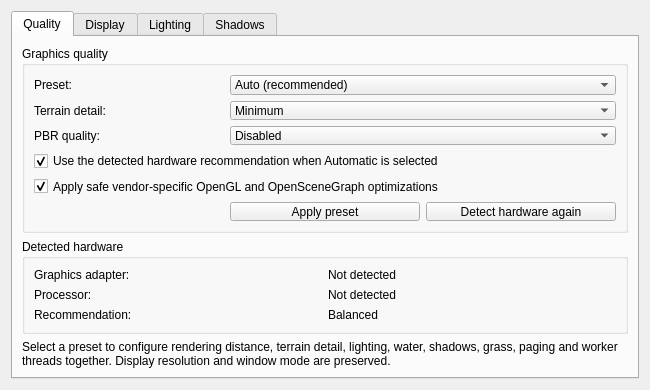
<?xml version="1.0" encoding="UTF-8"?>
<ui version="4.0">
 <class>GraphicsPage</class>
 <widget class="QWidget" name="GraphicsPage">
  <property name="geometry">
   <rect>
    <x>0</x>
    <y>0</y>
    <width>650</width>
    <height>340</height>
   </rect>
  </property>
  <layout class="QVBoxLayout" name="verticalLayout">
   <item alignment="Qt::AlignTop">
    <widget class="QTabWidget" name="DisplayTabWidget">
     <property name="currentIndex">
      <number>0</number>
     </property>
     <widget class="QWidget" name="QualityWrapper">
      <attribute name="title">
       <string>Quality</string>
      </attribute>
      <layout class="QVBoxLayout" name="qualityPageLayout">
       <item>
        <widget class="QGroupBox" name="qualityPresetGroupBox">
         <property name="title">
          <string>Graphics quality</string>
         </property>
         <layout class="QGridLayout" name="qualityPresetLayout">
          <item row="0" column="0">
           <widget class="QLabel" name="qualityPresetLabel">
            <property name="text">
             <string>Preset:</string>
            </property>
           </widget>
          </item>
          <item row="0" column="1" colspan="2">
           <widget class="QComboBox" name="qualityPresetComboBox">
            <item><property name="text"><string>Auto (recommended)</string></property></item>
            <item><property name="text"><string>Minimum</string></property></item>
            <item><property name="text"><string>Low</string></property></item>
            <item><property name="text"><string>Balanced</string></property></item>
            <item><property name="text"><string>Medium</string></property></item>
            <item><property name="text"><string>High</string></property></item>
            <item><property name="text"><string>Ultra</string></property></item>
           </widget>
          </item>
          <item row="1" column="0">
           <widget class="QLabel" name="terrainDetailLabel">
            <property name="text"><string>Terrain detail:</string></property>
           </widget>
          </item>
          <item row="1" column="1" colspan="2">
           <widget class="QComboBox" name="terrainDetailComboBox">
            <property name="toolTip"><string>Maximum PBR is available only with High or Ultra terrain detail.</string></property>
            <item><property name="text"><string>Minimum</string></property></item>
            <item><property name="text"><string>Low</string></property></item>
            <item><property name="text"><string>Balanced</string></property></item>
            <item><property name="text"><string>Medium</string></property></item>
            <item><property name="text"><string>High</string></property></item>
            <item><property name="text"><string>Ultra</string></property></item>
           </widget>
          </item>
          <item row="2" column="0">
           <widget class="QLabel" name="pbrQualityLabel">
            <property name="text"><string>PBR quality:</string></property>
           </widget>
          </item>
          <item row="2" column="1" colspan="2">
           <widget class="QComboBox" name="pbrQualityComboBox">
            <property name="toolTip"><string>Maximum PBR automatically selects High terrain detail. Lower terrain settings automatically use Quality PBR.</string></property>
            <item><property name="text"><string>Disabled</string></property></item>
            <item><property name="text"><string>Simple</string></property></item>
            <item><property name="text"><string>Balanced</string></property></item>
            <item><property name="text"><string>Quality</string></property></item>
            <item><property name="text"><string>Maximum</string></property></item>
           </widget>
          </item>
          <item row="3" column="0" colspan="3">
           <widget class="QCheckBox" name="autoSelectQualityCheckBox">
            <property name="text">
             <string>Use the detected hardware recommendation when Automatic is selected</string>
            </property>
            <property name="checked"><bool>true</bool></property>
           </widget>
          </item>
          <item row="4" column="0" colspan="3">
           <widget class="QCheckBox" name="vendorOptimizationsCheckBox">
            <property name="text">
             <string>Apply safe vendor-specific OpenGL and OpenSceneGraph optimizations</string>
            </property>
            <property name="checked"><bool>true</bool></property>
           </widget>
          </item>
          <item row="5" column="1">
           <widget class="QPushButton" name="applyQualityButton">
            <property name="text"><string>Apply preset</string></property>
           </widget>
          </item>
          <item row="5" column="2">
           <widget class="QPushButton" name="detectHardwareButton">
            <property name="text"><string>Detect hardware again</string></property>
           </widget>
          </item>
         </layout>
        </widget>
       </item>
       <item>
        <widget class="QGroupBox" name="detectedHardwareGroupBox">
         <property name="title"><string>Detected hardware</string></property>
         <layout class="QGridLayout" name="detectedHardwareLayout">
          <item row="0" column="0"><widget class="QLabel" name="qualityGpuTitleLabel"><property name="text"><string>Graphics adapter:</string></property></widget></item>
          <item row="0" column="1"><widget class="QLabel" name="qualityGpuLabel"><property name="text"><string>Not detected</string></property><property name="textInteractionFlags"><set>Qt::TextSelectableByMouse</set></property></widget></item>
          <item row="1" column="0"><widget class="QLabel" name="qualityCpuTitleLabel"><property name="text"><string>Processor:</string></property></widget></item>
          <item row="1" column="1"><widget class="QLabel" name="qualityCpuLabel"><property name="text"><string>Not detected</string></property></widget></item>
          <item row="2" column="0"><widget class="QLabel" name="qualityRecommendationTitleLabel"><property name="text"><string>Recommendation:</string></property></widget></item>
          <item row="2" column="1"><widget class="QLabel" name="qualityRecommendationLabel"><property name="text"><string>Balanced</string></property></widget></item>
         </layout>
        </widget>
       </item>
       <item>
        <widget class="QLabel" name="qualityDescriptionLabel">
         <property name="wordWrap"><bool>true</bool></property>
         <property name="text"><string>Select a preset to configure rendering distance, terrain detail, lighting, water, shadows, grass, paging and worker threads together. Display resolution and window mode are preserved.</string></property>
        </widget>
       </item>
       <item>
        <spacer name="qualityVerticalSpacer">
         <property name="orientation"><enum>Qt::Vertical</enum></property>
         <property name="sizeHint" stdset="0"><size><width>20</width><height>20</height></size></property>
        </spacer>
       </item>
      </layout>
     </widget>
     <widget class="QWidget" name="DisplayWrapper">
      <attribute name="title">
       <string>Display</string>
      </attribute>
      <layout class="QHBoxLayout" name="horizontalLayout_2">
       <item>
        <widget class="QWidget" name="DisplayWidget">
         <layout class="QGridLayout" name="gridLayout_4" columnstretch="1,0">
          <item row="3" column="0">
           <widget class="QLabel" name="antiAliasingLabel">
            <property name="text">
             <string>Anti-aliasing:</string>
            </property>
           </widget>
          </item>
          <item row="6" column="0">
           <widget class="QCheckBox" name="framerateLimitCheckBox">
            <property name="text">
             <string>Framerate Limit:</string>
            </property>
           </widget>
          </item>
          <item row="5" column="1">
           <layout class="QGridLayout" name="resolutionLayout">
            <item row="1" column="2">
             <layout class="QHBoxLayout" name="customResolutionLayout" stretch="1,0,1">
              <item>
               <widget class="QSpinBox" name="customWidthSpinBox">
                <property name="minimum">
                 <number>800</number>
                </property>
               </widget>
              </item>
              <item>
               <widget class="QLabel" name="multiplyLabel">
                <property name="text">
                 <string> x </string>
                </property>
               </widget>
              </item>
              <item>
               <widget class="QSpinBox" name="customHeightSpinBox">
                <property name="minimum">
                 <number>600</number>
                </property>
               </widget>
              </item>
             </layout>
            </item>
            <item row="1" column="1">
             <widget class="QRadioButton" name="customRadioButton">
              <property name="text">
               <string>Custom:</string>
              </property>
             </widget>
            </item>
            <item row="0" column="1">
             <widget class="QRadioButton" name="standardRadioButton">
              <property name="text">
               <string>Standard:</string>
              </property>
              <property name="checkable">
               <bool>true</bool>
              </property>
             </widget>
            </item>
            <item row="0" column="2">
             <widget class="QComboBox" name="resolutionComboBox"/>
            </item>
           </layout>
          </item>
          <item row="6" column="1">
           <widget class="QDoubleSpinBox" name="framerateLimitSpinBox">
            <property name="enabled">
             <bool>false</bool>
            </property>
            <property name="suffix">
             <string> FPS</string>
            </property>
            <property name="decimals">
             <number>1</number>
            </property>
            <property name="minimum">
             <double>1</double>
            </property>
            <property name="maximum">
             <double>1000</double>
            </property>
            <property name="singleStep">
             <double>15</double>
            </property>
            <property name="value">
             <double>300</double>
            </property>
           </widget>
          </item>
          <item row="2" column="0">
           <widget class="QCheckBox" name="windowBorderCheckBox">
            <property name="text">
             <string>Window Border</string>
            </property>
           </widget>
          </item>
          <item row="1" column="0">
           <widget class="QCheckBox" name="fullScreenCheckBox">
            <property name="text">
             <string>Full Screen</string>
            </property>
           </widget>
          </item>
          <item row="5" column="0">
           <widget class="QLabel" name="resolutionLabel">
            <property name="text">
             <string>Resolution:</string>
            </property>
            <property name="alignment">
             <set>Qt::AlignLeading|Qt::AlignLeft|Qt::AlignTop</set>
            </property>
           </widget>
          </item>
          <item row="4" column="1">
           <widget class="QComboBox" name="screenComboBox"/>
          </item>
          <item row="4" column="0">
           <widget class="QLabel" name="screenLabel">
            <property name="text">
             <string>Screen:</string>
            </property>
           </widget>
          </item>
          <item row="3" column="1">
           <widget class="QComboBox" name="antiAliasingComboBox">
            <item>
             <property name="text">
              <string>0</string>
             </property>
            </item>
            <item>
             <property name="text">
              <string>2</string>
             </property>
            </item>
            <item>
             <property name="text">
              <string>4</string>
             </property>
            </item>
            <item>
             <property name="text">
              <string>8</string>
             </property>
            </item>
            <item>
             <property name="text">
              <string>16</string>
             </property>
            </item>
           </widget>
          </item>
          <item row="0" column="0">
           <widget class="QCheckBox" name="vSyncCheckBox">
            <property name="text">
             <string>Vertical Sync</string>
            </property>
           </widget>
          </item>
         </layout>
        </widget>
       </item>
      </layout>
     </widget>
     <widget class="QWidget" name="LightingWrapper">
      <attribute name="title">
       <string>Lighting</string>
      </attribute>
      <layout class="QVBoxLayout" name="lightingLayout">
       <item>
        <layout class="QHBoxLayout" name="lightingMethodLayout">
         <item>
          <widget class="QLabel" name="lightingMethodLabel">
           <property name="text">
            <string>Lighting Method:</string>
           </property>
          </widget>
         </item>
         <item>
          <widget class="QComboBox" name="lightingMethodComboBox">
           <item>
            <property name="text">
             <string>legacy</string>
            </property>
           </item>
           <item>
            <property name="text">
             <string>shaders compatibility</string>
            </property>
           </item>
           <item>
            <property name="text">
             <string>shaders</string>
            </property>
           </item>
          </widget>
         </item>
        </layout>
       </item>
       <item>
        <spacer name="verticalSpacer">
         <property name="orientation">
          <enum>Qt::Vertical</enum>
         </property>
         <property name="sizeHint" stdset="0">
          <size>
           <width>20</width>
           <height>40</height>
          </size>
         </property>
        </spacer>
       </item>
      </layout>
     </widget>
     <widget class="QWidget" name="ShadowWrapper">
      <attribute name="title">
       <string>Shadows</string>
      </attribute>
      <layout class="QHBoxLayout" name="horizontalLayout">
       <item>
        <widget class="QWidget" name="ShadowWidget">
         <property name="sizePolicy">
          <sizepolicy hsizetype="Preferred" vsizetype="Preferred">
           <horstretch>1</horstretch>
           <verstretch>1</verstretch>
          </sizepolicy>
         </property>
         <layout class="QGridLayout" name="shadowsLayout" columnstretch="0,0">

          <item row="0" column="0">
           <widget class="QCheckBox" name="playerShadowsCheckBox">
            <property name="toolTip">
             <string>&lt;html&gt;&lt;head/&gt;&lt;body&gt;&lt;p&gt;Enable shadows exclusively for the player character. May have a very minor performance impact.&lt;/p&gt;&lt;/body&gt;&lt;/html&gt;</string>
            </property>
            <property name="text">
             <string>Enable Player Shadows</string>
            </property>
           </widget>
          </item>
          <item row="1" column="0">
           <widget class="QCheckBox" name="actorShadowsCheckBox">
            <property name="toolTip">
             <string>&lt;html&gt;&lt;head/&gt;&lt;body&gt;&lt;p&gt;Enable shadows for NPCs and creatures besides the player character. May have a minor performance impact.&lt;/p&gt;&lt;/body&gt;&lt;/html&gt;</string>
            </property>
            <property name="text">
             <string>Enable Actor Shadows</string>
            </property>
           </widget>
          </item>
          <item row="2" column="0">
           <widget class="QCheckBox" name="objectShadowsCheckBox">
            <property name="toolTip">
             <string>&lt;html&gt;&lt;head/&gt;&lt;body&gt;&lt;p&gt;Enable shadows for primarily inanimate objects. May have a significant performance impact.&lt;/p&gt;&lt;/body&gt;&lt;/html&gt;</string>
            </property>
            <property name="text">
             <string>Enable Object Shadows</string>
            </property>
           </widget>
          </item>
          <item row="3" column="0">
           <widget class="QCheckBox" name="terrainShadowsCheckBox">
            <property name="toolTip">
             <string>&lt;html&gt;&lt;head/&gt;&lt;body&gt;&lt;p&gt;Enable shadows for the terrain including distant terrain. May have a significant performance and shadow quality impact.&lt;/p&gt;&lt;/body&gt;&lt;/html&gt;</string>
            </property>
            <property name="text">
             <string>Enable Terrain Shadows</string>
            </property>
           </widget>
          </item>
          <item row="4" column="0">
           <widget class="QCheckBox" name="indoorShadowsCheckBox">
            <property name="toolTip">
             <string>&lt;html&gt;&lt;head/&gt;&lt;body&gt;&lt;p&gt;Due to limitations with Morrowind's data, only actors can cast shadows indoors, which some might feel is distracting.&lt;/p&gt;&lt;p&gt;Has no effect if actor/player shadows are not enabled.&lt;/p&gt;&lt;/body&gt;&lt;/html&gt;</string>
            </property>
            <property name="text">
             <string>Enable Indoor Shadows</string>
            </property>
           </widget>
          </item>
          <item row="5" column="0">
           <widget class="QLabel" name="shadowComputeSceneBoundsLabel">
            <property name="toolTip">
             <string>&lt;html&gt;&lt;head/&gt;&lt;body&gt;&lt;p&gt;Type of "compute scene bounds" computation method to be used. Bounds (default) for good balance between performance and shadow quality, primitives for better looking shadows or none for no computation.&lt;/p&gt;&lt;/body&gt;&lt;/html&gt;</string>
            </property>
            <property name="text">
             <string>Shadow Near Far Computation Method:</string>
            </property>
           </widget>
          </item>
          <item row="5" column="1">compute scene bounds
           <widget class="QComboBox" name="shadowComputeSceneBoundsComboBox">
            <item>
             <property name="text">
              <string>bounds</string>
             </property>
            </item>
            <item>
             <property name="text">
              <string>primitives</string>
             </property>
            </item>
            <item>
             <property name="text">
              <string>none</string>
             </property>
            </item>
           </widget>
          </item>
          <item row="6" column="0">
           <widget class="QLabel" name="shadowResolutionLabel">
            <property name="toolTip">
             <string>&lt;html&gt;&lt;head/&gt;&lt;body&gt;&lt;p&gt;The resolution of each individual shadow map. Increasing it significantly improves shadow quality but may have a minor performance impact.&lt;/p&gt;&lt;/body&gt;&lt;/html&gt;</string>
            </property>
            <property name="text">
             <string>Shadow Map Resolution:</string>
            </property>
           </widget>
          </item>
          <item row="6" column="1">
           <widget class="QComboBox" name="shadowResolutionComboBox">
            <item>
             <property name="text">
              <string>256</string>
             </property>
            </item>
            <item>
             <property name="text">
              <string>512</string>
             </property>
            </item>
            <item>
             <property name="text">
              <string>1024</string>
             </property>
            </item>
            <item>
             <property name="text">
              <string>2048</string>
             </property>
            </item>
            <item>
             <property name="text">
              <string>4096</string>
             </property>
            </item>
            <item>
             <property name="text">
              <string>8192</string>
             </property>
            </item>
           </widget>
          </item>
          <item row="7" column="0">
           <widget class="QCheckBox" name="shadowDistanceCheckBox">
            <property name="toolTip">
             <string>&lt;html&gt;&lt;head/&gt;&lt;body&gt;&lt;p&gt;The distance from the camera at which shadows completely disappear.&lt;/p&gt;&lt;/body&gt;&lt;/html&gt;</string>
            </property>
            <property name="text">
             <string>Shadow Distance Limit:</string>
            </property>
           </widget>
          </item>
          <item row="7" column="1">
           <widget class="QSpinBox" name="shadowDistanceSpinBox">
            <property name="enabled">
             <bool>false</bool>
            </property>
            <property name="toolTip">
             <string>&lt;html&gt;&lt;head/&gt;&lt;body&gt;&lt;p&gt;64 game units is 1 real life yard or about 0.9 m&lt;/p&gt;&lt;/body&gt;&lt;/html&gt;</string>
            </property>
            <property name="suffix">
             <string> unit(s)</string>
            </property>
            <property name="minimum">
             <number>512</number>
            </property>
            <property name="maximum">
             <number>81920</number>
            </property>
            <property name="value">
             <number>8192</number>
            </property>
           </widget>
          </item>
          <item row="8" column="0">
           <widget class="QLabel" name="fadeStartLabel">
            <property name="toolTip">
             <string>&lt;html&gt;&lt;head/&gt;&lt;body&gt;&lt;p&gt;The fraction of the limit above at which shadows begin to gradually fade away.&lt;/p&gt;&lt;/body&gt;&lt;/html&gt;</string>
            </property>
            <property name="text">
             <string>Fade Start Multiplier:</string>
            </property>
           </widget>
          </item>
          <item row="8" column="1">
           <widget class="QDoubleSpinBox" name="fadeStartSpinBox">
            <property name="enabled">
             <bool>false</bool>
            </property>
            <property name="decimals">
             <number>2</number>
            </property>
            <property name="minimum">
             <double>0</double>
            </property>
            <property name="maximum">
             <double>1</double>
            </property>
            <property name="value">
             <double>0.90</double>
            </property>
           </widget>
          </item>

         </layout>
        </widget>
       </item>
      </layout>
     </widget>
    </widget>
   </item>
  </layout>
 </widget>
 <resources/>
 <connections/>
</ui>
